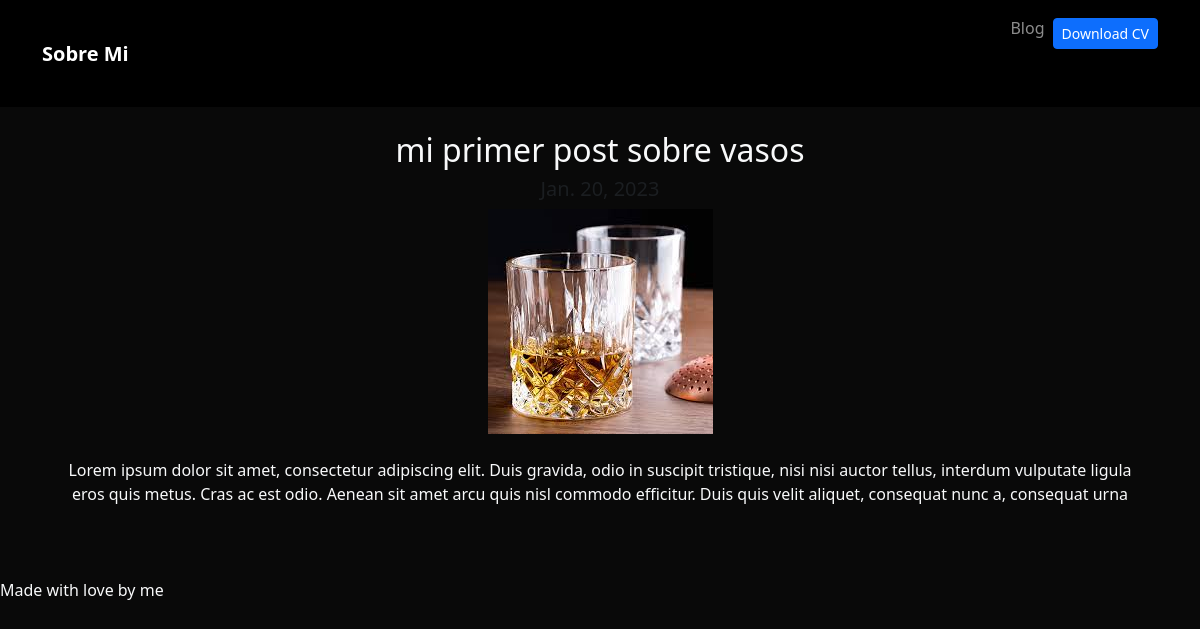
The page /blog/1 on the database its author committed.
### blog/models.py (models this page shows)
class Post(models.Model):
    title = models.CharField(max_length=100)
    description = models.TextField(max_length=300)
    image = models.ImageField(upload_to="blog/images")
    date = models.DateField(datetime.date.today)

### blog/views.py (the view)
# urls.py: path("<int:post_id>", post_detail, name="post_detail"),
def post_detail(request, post_id):
    post = get_object_or_404(Post, pk=post_id)
    return render(request, 'post_detail.html', {'post' : post})

### blog/templates/post_detail.html (shortened to what this page needs)
{% extends 'layout.html' %}
{% block content%}
<div class="text-center">
    <h2>
        {{post.title}}
    </h2>
    <h3 class="my-2 h5 text-muted">{{post.date}} </h3>
    <img src="{{post.image.url}}" alt="{{post.title}}" class="img-fluid" />
    <div class="my-4">
        {{post.description}}
    </div>
    <br>
</div>
{% endblock %}

### portfolio/static/main.css (style rules this page uses)
body { background: #090909 }

### rows shown on the page
Post: title "mi primer post sobre vasos", date "Jan. 20, 2023", image (picture), description "Lorem ipsum dolor sit amet, consectetur adipiscing elit. Duis gravida, odio in suscipit tristique, nisi nisi auctor tellus, interdum vulputate ligula eros quis metus. Cras ac est odio. Aenean sit amet arcu quis nisl commodo efficitur. Duis quis velit aliquet, consequat nunc a, consequat urna"
